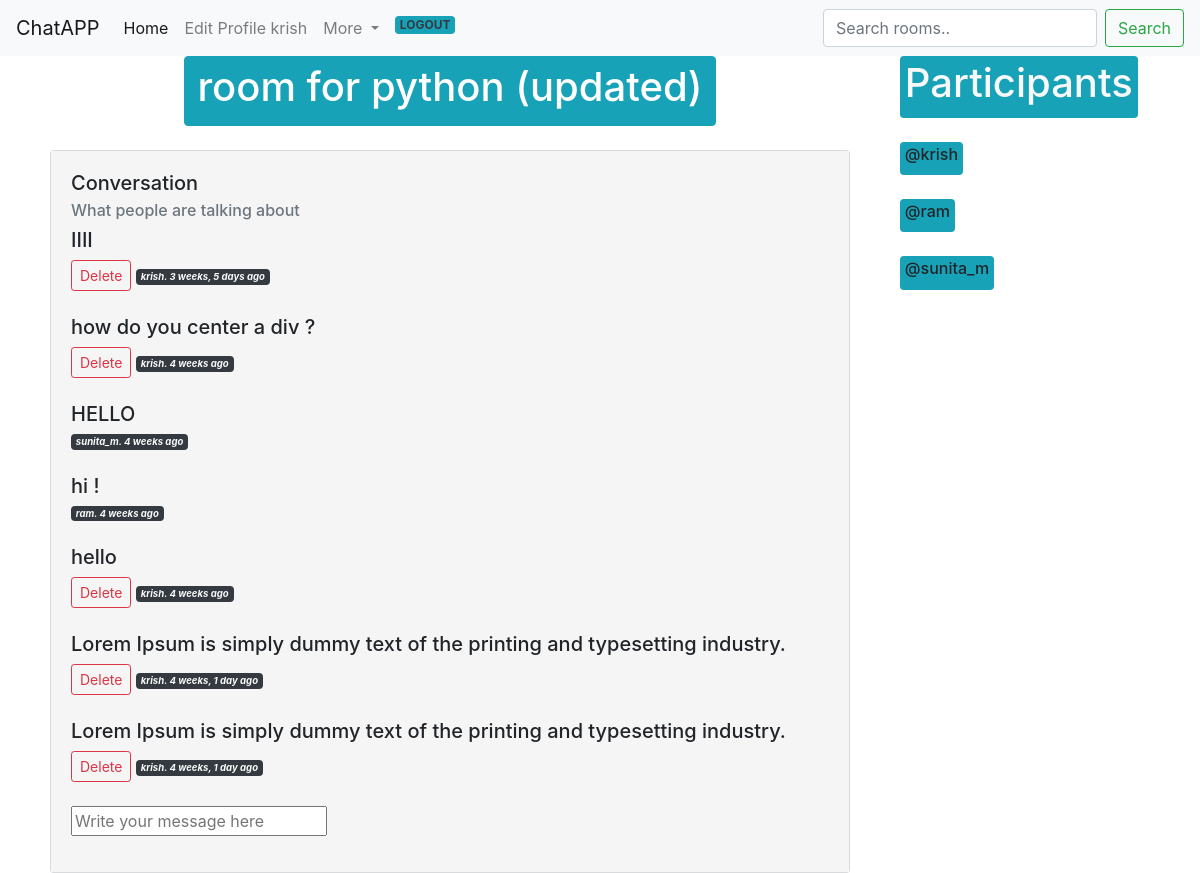
Screenshot of /room/1/ (signed in) with the database file from the repository.
### base/models.py (models this page shows, shortened)
class Room(models.Model):
    topic = models.ForeignKey(Topic , on_delete=models.SET_NULL , null=True) #topic can have many rooms but 1 room can only contain 1 topic
    name = models.CharField(max_length=250)
    description = models.TextField(null=True , blank=True)
    updated =models.DateTimeField(auto_now=True)
    created = models.DateTimeField(auto_now_add=True)
    host = models.ForeignKey(User,on_delete=models.SET_NULL , null=True )
    participants = models.ManyToManyField(User,related_name='participants' , blank=True)
    class Meta:
        ordering = ['-updated' , '-created']

class Message(models.Model):
    user =models.ForeignKey(User , on_delete=models.CASCADE) #user can create many ,essage but message is created by 1 user
    room = models.ForeignKey(Room , on_delete=models.CASCADE) #room can have many message but message can be inside 1 room
    body =models.TextField(null = True)
    updated =models.DateTimeField(auto_now=True)
    created = models.DateTimeField(auto_now_add=True)
    class Meta:
        ordering = ['-updated' , '-created']

### base/views.py (the view, shortened to what this page needs)
# urls.py: path('room/<str:pk>/', views.room, name='room'),
def room(request,pk):
    room = Room.objects.get(id=pk)
    message = room.message_set.all()  #gets every message related to the room
    participants = room.participants.all()
    context = {'rooms':room , 'messages':message , 'participants':participants}
    return render(request , 'base/room.html' , context )

### base/templates/base/room.html (shortened to what this page needs)
{% include 'base/nav.html' %}
{% block content %}
<div class="roomcontainer">
  <div>
    <div class="d-flex justify-content-center">
      <button class="btn btn-info" type="button" data-bs-toggle="collapse" data-bs-target="#collapseExample" aria-expanded="false" aria-controls="collapseExample">
        <h1>{{rooms.name}}</h1>
      </button>
    </div>
        <br>
    <div class="card mx-auto bg-light" style="width: 50rem;">
      <div class="card-body">
        <h5 class="card-title"> Conversation </h5>
        <h6 class="card-subtitle mb-2 text-muted">What people are talking about </h6>
        {% for message in messages %}
          <div>
            <h5> {{message.body }} </h5>
            {% if request.user == message.user %}
            <a href="{% url 'deletemesage' message.id %}" class="btn btn-outline-danger btn-sm"> Delete </a>
            {% endif %}
            <span class="badge rounded-pill bg-dark text-light"><small><b><i>  {{message.user}}. {{message.created|timesince}} ago </b> </i></small></span>
            <br>
            <br>
          </div>
        {% endfor %}
        {% if request.user.is_authenticated %}
        <div class="comment">
          <form method="POST" action="">
            <input type="text" name="body" placeholder="Write your message here">
          </form>
        </div>
        {% endif %}
      </div>
    </div>
  </div>
  <div >
    <span class="badge rounded-pill bg-info text-light"> <h1> Participants </h1></span>
    <br>
    <br>
    {% for participants in participants %}
      <span class="badge rounded-pill bg-info"> <h6>@{{participants.username}} </h6> </span>
    <br>
    <br>
    {% endfor %}
  </div>
</div>
{%  endblock %}

### base/templates/base/nav.html (shortened to what this page needs)
<html>
<link rel="stylesheet" href="https://cdn.jsdelivr.net/npm/bootstrap@4.0.0/dist/css/bootstrap.min.css">
{% block content %}
<div class="main">
  <nav class="navbar navbar-expand-lg navbar-light bg-light ">
  <a class="navbar-brand" href="#">ChatAPP</a>
  <div class="collapse navbar-collapse" id="navbarSupportedContent">
    <ul class="navbar-nav mr-auto">
      <li class="nav-item active">
        <a class="nav-link" href="{% url 'home' %}">Home <span class="sr-only">(current)</span></a>
      </li>
      <li class="nav-item">
        <a class="nav-link " href="{% url 'profileedit' %}" >Edit Profile {{request.user}}</a>
      </li>
      <li class="nav-item dropdown">
        <a class="nav-link dropdown-toggle" href="#" id="navbarDropdown" role="button" data-toggle="dropdown" aria-haspopup="true" aria-expanded="false">
          More
        </a>
      </li>
      {% if request.user.is_authenticated %}
      <li class="nav-item">
        <a class="nav-link" href="{% url 'logout' %}"> <span class="badge rounded-pill bg-info text-dark">LOGOUT</span></a>
      </li>
      {% else %}
      <a class="nav-link" href="{% url 'login' %}"> <span class="badge rounded-pill bg-info text-dark">LOGIN</span></a>
      {% endif %}
    </ul>
    <form class="form-inline my-2 my-lg-0" method="GET" action="{% url 'home' %}">
      <input class="form-control mr-sm-2" type="search" placeholder="Search rooms.." aria-label="Search" name="q">
      <button class="btn btn-outline-success my-2 my-sm-0" type="submit">Search</button>
    </form>
  </div>
</nav>
</div>
{% endblock %}

### base/templates/base/room.html (style rules this page uses)
.roomcontainer { display: grid; grid-template-columns: 3fr 1fr; }
.card-body { background-color: whitesmoke; }

### rows the page displays
Room: name "room for python (updated)"
Message: body "IIII", shows "Delete", user "krish", created "3 weeks, 5 days"
Message: body "how do you center a div ?", shows "Delete", user "krish", created "4 weeks"
Message: body "HELLO", user "sunita_m", created "4 weeks"
Message: body "hi !", user "ram", created "4 weeks"
Message: body "hello", shows "Delete", user "krish", created "4 weeks"
Message: body "Lorem Ipsum is simply dummy text of the printing and typesetting industry.", shows "Delete", user "krish", created "4 weeks, 1 day"
Message: body "Lorem Ipsum is simply dummy text of the printing and typesetting industry.", shows "Delete", user "krish", created "4 weeks, 1 day"

### other values shown
{{ request.user }} "krish"
{{ participants.username }} "krish"
{{ participants.username }} "ram"
{{ participants.username }} "sunita_m"
